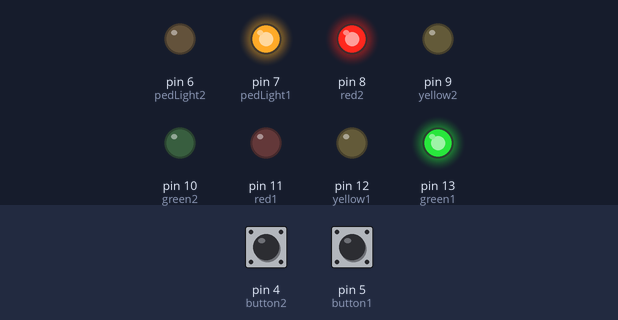
A sketch run on a simulated Arduino Uno, built with avr-gcc and run on an emulated ATmega328P. Parts: output pins drawn as LEDs (lit = HIGH). The test bench sets the inputs (shaded band); at power-on: pin 4 (button2) HIGH, pin 5 (button1) HIGH.

Above: at 1.2 s.
1.3 s: pin 4 (button2) pulled LOW for 0.15 s
At 3.1 s:
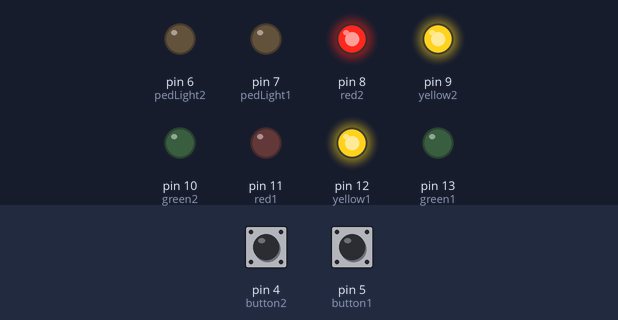
At 4.1 s:
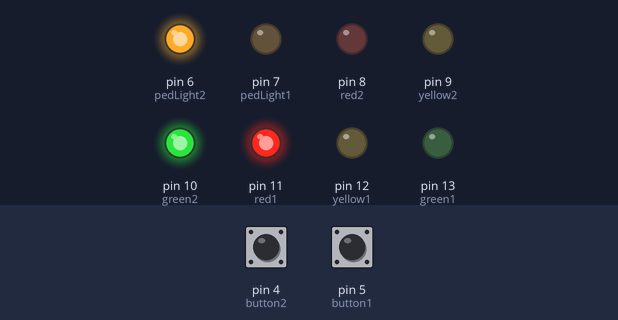
Timing chart, 0 to 14.0 s (numbered marks = the images above; inputs shaded):
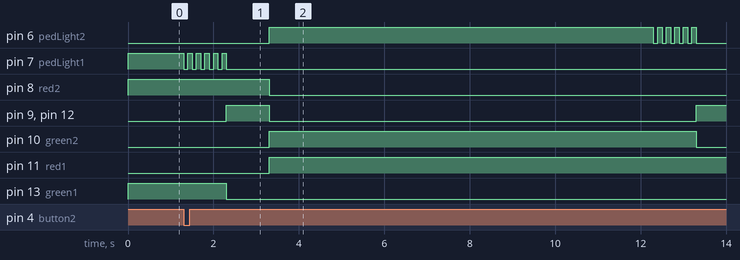

Measured:
- after the input at 1.3 s, pin 8 (red2): HIGH → LOW after 2.0 s instead of 10.7 s; pin 10 (green2), pin 11 (red1): LOW → HIGH after 2.0 s instead of 10.7 s; pin 13 (green1): HIGH → LOW after 1.0 s instead of 9.7 s
- by itself, pin 7 (pedLight1): alternates HIGH for 0.10 s and LOW for 0.10 s, 11 changes in all, then stays LOW

The sketch:

TrafficLightsV1.ino
```cpp
const int green1 = 13;
const int yellow1 = 12;
const int red1 = 11;
const int green2 = 10;
const int yellow2 = 9;
const int red2 = 8;
const int pedLight1 = 7;
const int pedLight2 = 6;
const int button1 = 5;
const int button2 = 4;

int buttonState1 = 0;
int buttonState2 = 0;
int timePassed = 0;
int lightOn = 1;
int pedLight = 0;

void setup() {
  // set the digital pin as output:
  pinMode(green1, OUTPUT);
  pinMode(yellow1, OUTPUT);
  pinMode(red1, OUTPUT);
  pinMode(green2, OUTPUT);
  pinMode(yellow2, OUTPUT);
  pinMode(red2, OUTPUT);
  pinMode(pedLight1, OUTPUT);
  pinMode(pedLight2, OUTPUT);
  pinMode(button1, INPUT);
  pinMode(button2, INPUT);
  digitalWrite(green1, HIGH);
  digitalWrite(red2, HIGH);
  digitalWrite(pedLight1, HIGH);
  digitalWrite(button1, HIGH);
  digitalWrite(button2, HIGH);
  Serial.begin(9600);
}

void loop() {
  buttonWaitCheck();
  if(lightOn == 2)
  {
    switch2Red();
    lightOn = 1;
  }
  else if(lightOn == 1)
  {
    switch1Red();
    lightOn = 2;
  }
  delay(5000);
}

void buttonWaitCheck() {
  timePassed = 0;
  while(timePassed < 10000)
  {
    buttonState1 = digitalRead(button1);
    buttonState2 = digitalRead(button2);
    if((buttonState1 == LOW) && (lightOn == 2))
    {
       switch2Red();
       lightOn = 1;
       break;
    }
    else if((buttonState2 == LOW) && (lightOn == 1))
    {
      switch1Red();
      lightOn = 2;
      break;
    }
    delay(10);
    timePassed += 10;
  }
  delay(10000 - timePassed);
}

void pedFlash() {
  if(lightOn == 1)
  {
    pedLight = pedLight1;
  }
  else
  {
    pedLight = pedLight2;
  }
  timePassed = 0;
  while(timePassed < 1000)
  {
      digitalWrite(pedLight, LOW);
      delay(100);
      digitalWrite(pedLight, HIGH);
      delay(100);
      timePassed += 200;
  }
  digitalWrite(pedLight, LOW);
}

void switch1Red() {
  pedFlash();
  digitalWrite(green1, LOW);
  digitalWrite(yellow1, HIGH);
  digitalWrite(yellow2, HIGH);
  delay(1000);
  digitalWrite(yellow1, LOW);
  digitalWrite(yellow2, LOW);
  digitalWrite(red2, LOW);
  digitalWrite(red1, HIGH);
  digitalWrite(green2, HIGH);
  digitalWrite(pedLight2, HIGH);
}

void switch2Red() {
  pedFlash();
  digitalWrite(green2, LOW);
  digitalWrite(yellow1, HIGH);
  digitalWrite(yellow2, HIGH);
  delay(1000);
  digitalWrite(yellow1, LOW);
  digitalWrite(yellow2, LOW);
  digitalWrite(red1, LOW);
  digitalWrite(red2, HIGH);
  digitalWrite(green1, HIGH);
  digitalWrite(pedLight1, HIGH);
}
```
